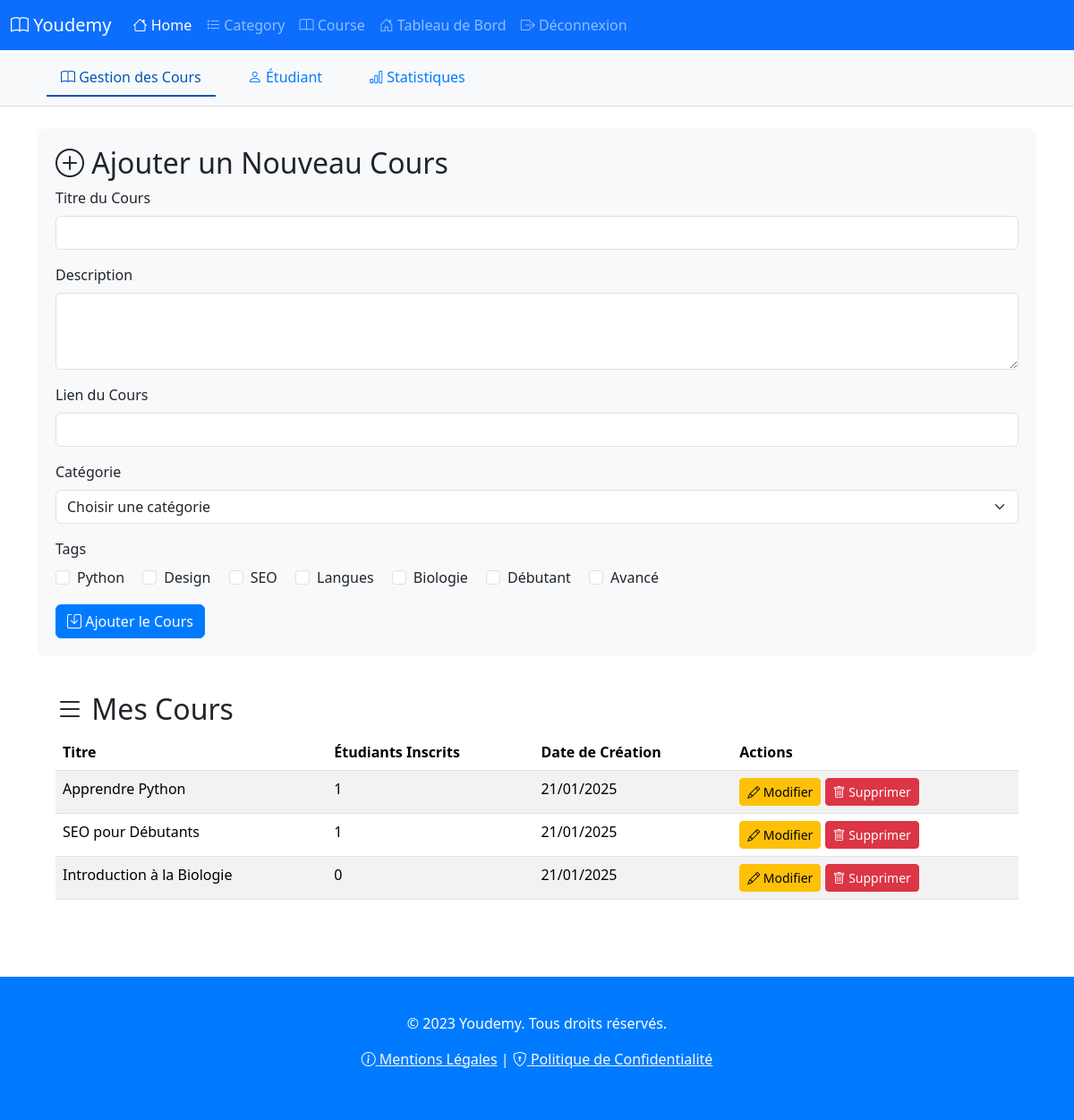
Screenshot of /views/bordTeacher.php (signed in) with the database file from the repository.
### tables this page shows
CREATE TABLE tags (
    id INT AUTO_INCREMENT PRIMARY KEY,
    name VARCHAR(255) NOT NULL,
    created_at DATETIME DEFAULT CURRENT_TIMESTAMP,
    updated_at DATETIME DEFAULT CURRENT_TIMESTAMP ON UPDATE CURRENT_TIMESTAMP
);

CREATE TABLE categories (
    id INT AUTO_INCREMENT PRIMARY KEY,
    name VARCHAR(255) NOT NULL,
    created_at DATETIME DEFAULT CURRENT_TIMESTAMP,
    updated_at DATETIME DEFAULT CURRENT_TIMESTAMP ON UPDATE CURRENT_TIMESTAMP
);

CREATE TABLE courses (
    id INT AUTO_INCREMENT PRIMARY KEY,
    title VARCHAR(255) NOT NULL,
    description TEXT,
    content TEXT,
    teacher_id INT,
    category_id INT,
    created_at DATETIME DEFAULT CURRENT_TIMESTAMP,
    updated_at DATETIME DEFAULT CURRENT_TIMESTAMP ON UPDATE CURRENT_TIMESTAMP,
    FOREIGN KEY (teacher_id) REFERENCES users(id),
    FOREIGN KEY (category_id) REFERENCES categories(id)
);

### models/Session.php (called while the page is built, shortened)
<?php
class Session {
    public static function get($key, $default = null) {
        return $_SESSION[$key] ?? $default;
    }
    public static function has($key) {
        return isset($_SESSION[$key]);
    }
    public static function isLoggedIn() {
        return self::has('user_id');
    }
    public static function getUserId() {
        return self::get('user_id');
    }
    public static function getUserRole() {
        return self::get('user_role');
    }
}

### models/Tag.php (called while the page is built, shortened)
<?php
class Tag {
    private $db;
    public function __construct() {
        $this->db = new Database('localhost', 'root', '', 'youdemy');
        $this->db->connect();
    }
    public function getAll() {
        return $this->db->fetchAll("SELECT * FROM tags");
    }
}
?>

### models/Database.php (called while the page is built, shortened)
<?php
    class Database {
        private $host;
        private $username;
        private $password;
        private $dbname;
        private $connection;
        public function __construct($host, $username, $password, $dbname) {
            $this->host = $host;
            $this->username = $username;
            $this->password = $password;
            $this->dbname = $dbname;
        }
        public function connect() {
            try {
                $dsn = "mysql:host={$this->host};dbname={$this->dbname};charset=utf8";
                $this->connection = new PDO($dsn, $this->username, $this->password);
                $this->connection->setAttribute(PDO::ATTR_ERRMODE, PDO::ERRMODE_EXCEPTION);
                $this->connection->setAttribute(PDO::ATTR_DEFAULT_FETCH_MODE, PDO::FETCH_ASSOC);
            } catch (PDOException $e) {
                die("Erreur de connexion à la base de données : " . $e->getMessage());
            }
        }
        public function query($sql, $params = []) {
            try {
                $stmt = $this->connection->prepare($sql);
                $stmt->execute($params);
                return $stmt;
            } catch (PDOException $e) {
                die("Erreur lors de l'exécution de la requête : " . $e->getMessage());
            }
        }
        public function fetchAll($sql, $params = []) {
            $stmt = $this->query($sql, $params);
            return $stmt->fetchAll();
        }
    }
?>

### models/Category.php (called while the page is built, shortened)
<?php
    class Category {
        private $db;
        public function __construct() {
            $this->db = new Database('localhost', 'root', '', 'youdemy');
            $this->db->connect();
        }
        public function getAll() {
            $categories = $this->db->fetchAll("SELECT * FROM categories");
            return $categories;
        }
    }
?>

### models/Course.php (called while the page is built, shortened)
<?php
class Course {
    private $db;
    public function __construct() {
        $this->db = new Database('localhost', 'root', '', 'youdemy');
        $this->db->connect();
    }
    public function getByTeacher($teacherId) {
        $this->teacherId = $teacherId;
        $courses = $this->db->fetchAll("SELECT * FROM courses WHERE teacher_id = ?", [$this->teacherId]);
        return $courses;
    }
    public function getEnrolledStudents($courseId) {
        $this->id = $courseId;
        $students = $this->db->fetchAll(
            "SELECT u.id, u.username, u.email FROM users u
             JOIN enrollments e ON u.id = e.student_id
             WHERE e.course_id = ?",
            [$this->id]
        );
        return $students;
    }
}

### views/bordTeacher.php (the view, shortened to what this page needs)
<?php
require '../models/Database.php';
require '../models/Session.php';
require '../models/Course.php';
require '../models/Category.php';
require '../models/Tag.php';
$teacherId = Session::getUserId();
$course = new Course();
$category = new Category();
$tag = new Tag();
$courses = $course->getByTeacher($teacherId);
$categories = $category->getAll();
$tags = $tag->getAll();
?>
<!DOCTYPE html>
<html lang="fr">
<head>
    <link href="https://cdn.jsdelivr.net/npm/bootstrap@5.3.3/dist/css/bootstrap.min.css" rel="stylesheet">
    <link rel="stylesheet" href="https://cdn.jsdelivr.net/npm/bootstrap-icons@1.11.3/font/bootstrap-icons.css">
</head>
<body>
    <?php include 'includes/header.php'; ?>
    <div class="sub-navbar">
        <div class="container">
            <nav class="nav">
                <a class="nav-link active" href="bordTeacher.php">
                    <i class="bi bi-book"></i> Gestion des Cours
                </a>
                <a class="nav-link" href="bordTeacher1.php">
                    <i class="bi bi-person"></i> Étudiant
                </a>
                <a class="nav-link" href="bordTeacher2.php">
                    <i class="bi bi-bar-chart"></i> Statistiques
                </a>
            </nav>
        </div>
    </div>
    <div class="container mt-4">
        <div class="form-container">
            <h2><i class="bi bi-plus-circle"></i> Ajouter un Nouveau Cours</h2>
            <form id="addCourseForm" method="POST" onsubmit="return validateForm()">
                <div class="mb-3">
                    <label for="title" class="form-label">Titre du Cours</label>
                    <input type="text" class="form-control" id="title" name="title" required>
                </div>
                <div class="mb-3">
                    <label for="description" class="form-label">Description</label>
                    <textarea class="form-control" id="description" name="description" rows="3" required></textarea>
                </div>
                <div class="mb-3">
                    <label for="content_link" class="form-label">Lien du Cours</label>
                    <input type="url" class="form-control" id="content_link" name="content_link" required>
                </div>
                <div class="mb-3">
                    <label for="category_id" class="form-label">Catégorie</label>
                    <select class="form-select" id="category_id" name="category_id" required>
                        <option value="">Choisir une catégorie</option>
                    </select>
                </div>
                <div class="mb-3">
                    <label class="form-label">Tags</label>
                    <div>
                        <?php foreach ($tags as $t): ?>
                            <div class="form-check form-check-inline">
                                <input class="form-check-input" type="checkbox" name="tags[]" value="<?= $t['id'] ?>" id="tag<?= $t['id'] ?>">
                                <label class="form-check-label" for="tag<?= $t['id'] ?>"><?= $t['name'] ?></label>
                            </div>
                        <?php endforeach; ?>
                    </div>
                </div>
                <button type="submit" class="btn btn-primary"><i class="bi bi-save"></i> Ajouter le Cours</button>
            </form>
        </div>
        <div class="table-container">
            <h2><i class="bi bi-list"></i> Mes Cours</h2>
            <table class="table table-striped">
                <thead>
                    <tr>
                        <th>Titre</th>
                        <th>Étudiants Inscrits</th>
                        <th>Date de Création</th>
                        <th>Actions</th>
                    </tr>
                </thead>
                <tbody>
                    <?php foreach ($courses as $c): ?>
                        <tr>
                            <td><?= htmlspecialchars($c['title']) ?></td>
                            <td><?= $course->getEnrolledStudents($c['id']) ? count($course->getEnrolledStudents($c['id'])) : 0 ?></td>
                            <td><?= date('d/m/Y', strtotime($c['created_at'])) ?></td>
                            <td>
                                <a href="edit_course.php?id=<?= $c['id'] ?>" class="btn btn-warning btn-sm"><i class="bi bi-pencil"></i> Modifier</a>
                                <a href="courses/delete.php?id=<?= $c['id'] ?>" class="btn btn-danger btn-sm" onclick="return confirm('Êtes-vous sûr de vouloir supprimer ce cours ?')"><i class="bi bi-trash"></i> Supprimer</a>
                            </td>
                        </tr>
                    <?php endforeach; ?>
                </tbody>
            </table>
        </div>
    </div>
    <?php include 'includes/footer.php'; ?>
</body>
</html>

### views/includes/header.php (shortened to what this page needs)
<?php
require_once '../models/Session.php';
?>
<!DOCTYPE html>
<html lang="fr">
<head>
    <link href="https://cdn.jsdelivr.net/npm/bootstrap@5.3.3/dist/css/bootstrap.min.css" rel="stylesheet">
    <link rel="stylesheet" href="https://cdn.jsdelivr.net/npm/bootstrap-icons@1.11.3/font/bootstrap-icons.css">
</head>
<body>
    <nav class="navbar navbar-expand-lg navbar-dark bg-primary">
        <div class="container-fluid">
            <a class="navbar-brand" href="#">
                <i class="bi bi-book"></i> Youdemy
            </a>
            <div class="collapse navbar-collapse" id="navbarNavAltMarkup">
                <div class="navbar-nav">
                    <a class="nav-link active" aria-current="page" href="home.php">
                        <i class="bi bi-house"></i> Home
                    </a>
                    <a class="nav-link" href="category.php">
                        <i class="bi bi-list-task"></i> Category
                    </a>
                    <a class="nav-link" href="courses.php">
                        <i class="bi bi-book"></i> Course
                    </a>
                    <?php if (Session::isLoggedIn()): ?>
                        <?php if (Session::getUserRole() === 'student'): ?>
                            <a class="nav-link" href="bordStudent.php">
                                <i class="bi bi-house-door"></i> Tableau de Bord
                            </a>
                        <?php elseif (Session::getUserRole() === 'teacher'): ?>
                            <a class="nav-link" href="bordTeacher.php">
                                <i class="bi bi-house-door"></i> Tableau de Bord
                            </a>
                        <?php elseif (Session::getUserRole() === 'admin'): ?>
                            <a class="nav-link" href="bordAdmin.php">
                                <i class="bi bi-house-door"></i> Tableau de Bord
                            </a>
                        <?php endif; ?>
                        <a class="nav-link" href="logout.php">
                            <i class="bi bi-box-arrow-right"></i> Déconnexion
                        </a>
                    <?php endif; ?>
                </div>
            </div>
        </div>
    </nav>

### views/includes/footer.php (shortened to what this page needs)
<footer class="footer text-center">
    <div class="container">
        <p>&copy; 2023 Youdemy. Tous droits réservés.</p>
        <p>
            <a href="#" class="text-light"><i class='bi bi-info-circle'></i> Mentions Légales</a> |
            <a href="#" class="text-light"><i class='bi bi-shield-lock'></i> Politique de Confidentialité</a>
        </p>
    </div>
</footer>

### views/bordTeacher.php (style rules this page uses)
.sub-navbar { background-color: #f8f9fa; border-bottom: 1px solid #dee2e6; padding: 10px 0; }
.sub-navbar .nav-link { color: #007bff; font-weight: 500; margin: 0 10px; }
.sub-navbar .nav-link.active { color: #0056b3; border-bottom: 2px solid #0056b3; }
.form-container { background-color: #f8f9fa; padding: 20px; border-radius: 10px; margin-bottom: 20px; }
.table-container { background-color: #fff; padding: 20px; border-radius: 10px; }

### views/includes/footer.php (style rules this page uses)
.footer { background-color: #007bff; color: white; padding: 40px 0; margin-top: 50px; }
.btn-primary { background-color: #007bff; border-color: #007bff; }

### rows the page displays
tags: name "Python"
categories: name "Design"
tags: name "SEO"
categories: name "Langues"
tags: name "Biologie"
tags: name "Débutant"
tags: name "Avancé"
courses: title "Apprendre Python", count($course->getEnrolledStudents($c['id'])) "1", created_at "21/01/2025"
courses: title "SEO pour Débutants", count($course->getEnrolledStudents($c['id'])) "1", created_at "21/01/2025"
courses: title "Introduction à la Biologie", shows "0", created_at "21/01/2025"
